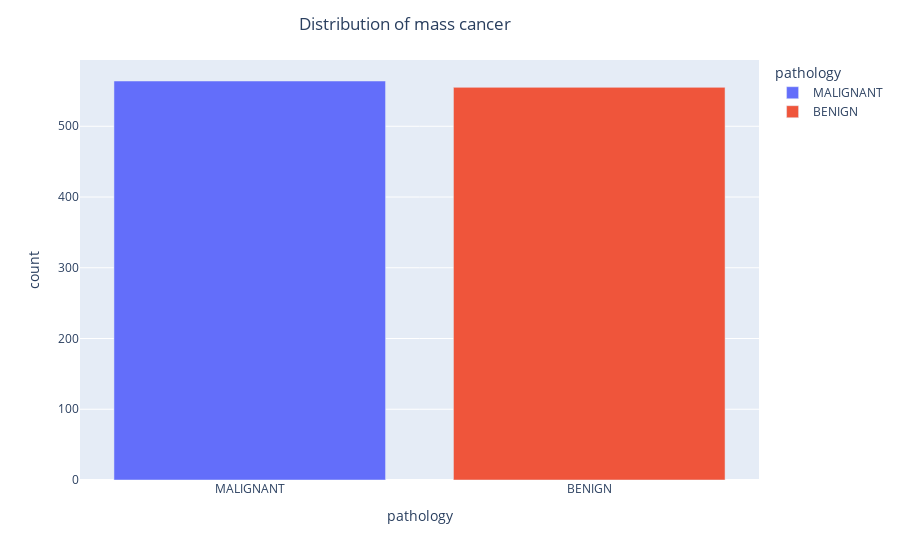

The code cell stored with this chart in its notebook:
### Code cell
# plot the distribution at this point.
show_bar_plot(X_train, output_folder, "cancer_distr_train")

### Figure 1 — Plotly figure (JSON) as saved in the notebook; plotly's stock layout.template omitted (floating-point values rounded to 4 significant figures)
{"data": [{"alignmentgroup": "True", "hovertemplate": "pathology=%{x}<br>count=%{y}<extra></extra>", "legendgroup": "MALIGNANT", "marker": {"color": "#636efa", "pattern": {"shape": ""}}, "name": "MALIGNANT", "offsetgroup": "MALIGNANT", "orientation": "v", "showlegend": true, "textposition": "auto", "type": "bar", "x": ["MALIGNANT"], "xaxis": "x", "y": [564], "yaxis": "y"}, {"alignmentgroup": "True", "hovertemplate": "pathology=%{x}<br>count=%{y}<extra></extra>", "legendgroup": "BENIGN", "marker": {"color": "#EF553B", "pattern": {"shape": ""}}, "name": "BENIGN", "offsetgroup": "BENIGN", "orientation": "v", "showlegend": true, "textposition": "auto", "type": "bar", "x": ["BENIGN"], "xaxis": "x", "y": [555], "yaxis": "y"}], "layout": {"barmode": "relative", "legend": {"title": {"text": "pathology"}, "tracegroupgap": 0}, "margin": {"t": 60}, "title": {"text": "Distribution of mass cancer", "x": 0.45}, "xaxis": {"anchor": "y", "categoryarray": ["MALIGNANT", "BENIGN"], "categoryorder": "array", "domain": [0, 1], "title": {"text": "pathology"}}, "yaxis": {"anchor": "x", "domain": [0, 1], "title": {"text": "count"}}}}
